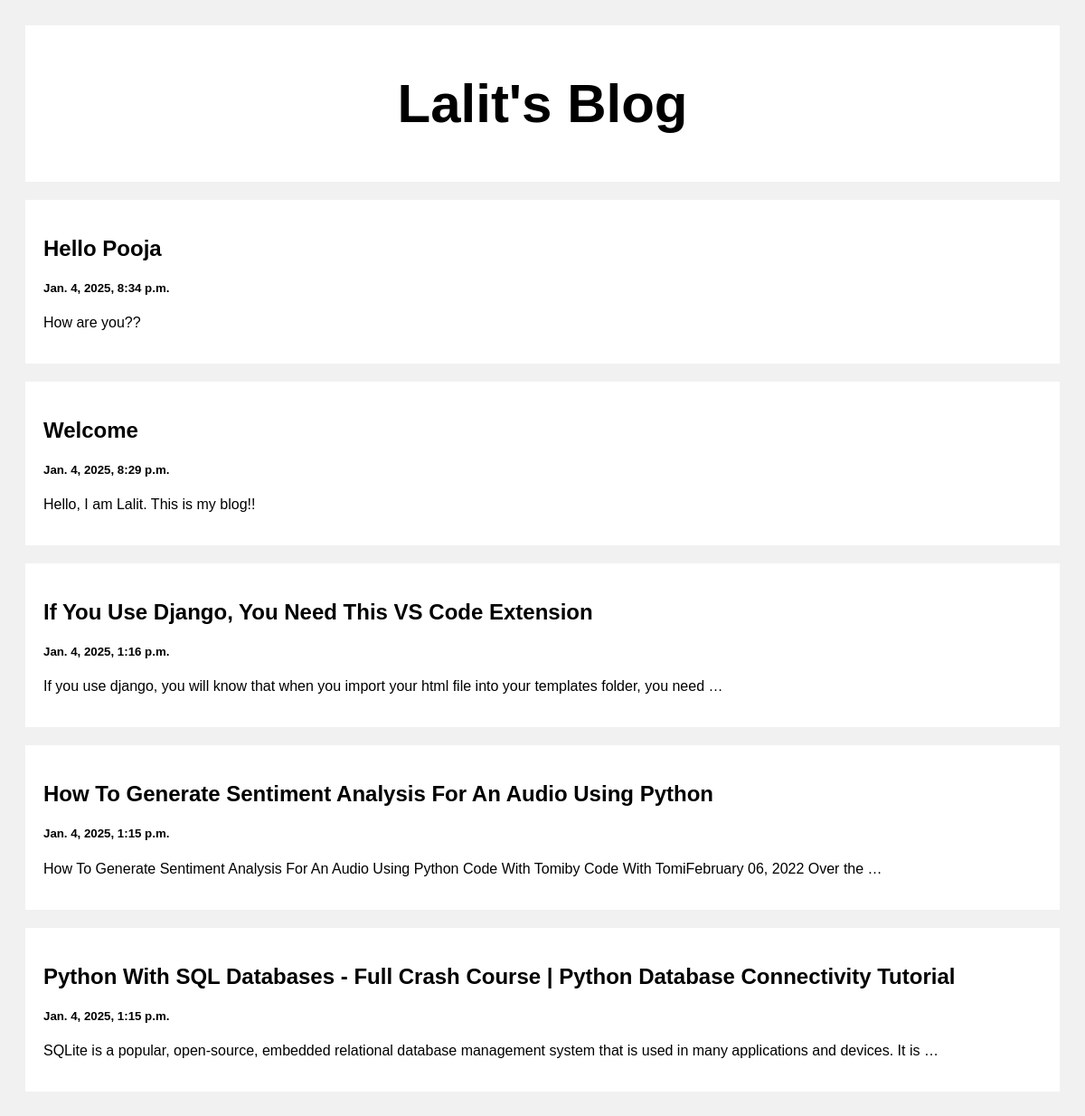
The page / on the database its author committed.
### posts/models.py (models this page shows)
class Post(models.Model):
    title = models.CharField(max_length=100)
    body = models.CharField(max_length=100000)
    created_at = models.DateTimeField(default=datetime.now, blank=True)

### posts/views.py (the view)
# urls.py: path('',views.index, name='index'),
def index(request):
    posts = Post.objects.all()
    return render(request, 'index.html', {'posts': posts})

### templates/index.html (shortened to what this page needs)
<!DOCTYPE html>
<html>
<head>
</head>
<body>
<div class="header">
  <h2>Lalit's Blog</h2>
</div>
<div class="row">
  <div class="leftcolumn">
    {% for post in posts reversed %}
    <div class="card">
      <a style="text-decoration: none; color: black;" href="/post/{{post.id}}">
        <h2>{{post.title}}</h2>
        <h5>{{post.created_at}}</h5>
        <p>{{post.body|truncatewords:20}}</p>
      </a>
    </div>
    {% endfor %}
  </div>
</div>
</body>
</html>

### templates/index.html (style rules this page uses)
* { box-sizing: border-box; }
body { font-family: Arial; padding: 20px; background: #f1f1f1; }
.header { padding: 2px; font-size: 40px; text-align: center; background: white; }
.leftcolumn { float: left; width: 100%; }
.card { background-color: white; padding: 20px; margin-top: 20px; }
.row:after { content: ""; display: table; clear: both; }

### rows shown on the page
Post: title "Hello Pooja", created_at "Jan. 4, 2025, 8:34 p.m.", body "How are you??"
Post: title "Welcome", created_at "Jan. 4, 2025, 8:29 p.m.", body "Hello, I am Lalit. This is my blog!!"
Post: title "If You Use Django, You Need This VS Code Extension", created_at "Jan. 4, 2025, 1:16 p.m.", body "If you use django, you will know that when you import your html file into your templates folder, you need …"
Post: title "How To Generate Sentiment Analysis For An Audio Using Python", created_at "Jan. 4, 2025, 1:15 p.m.", body "How To Generate Sentiment Analysis For An Audio Using Python Code With Tomiby Code With TomiFebruary 06, 2022 Over the …"
Post: title "Python With SQL Databases - Full Crash Course | Python Database Connectivity Tutorial", created_at "Jan. 4, 2025, 1:15 p.m.", body "SQLite is a popular, open-source, embedded relational database management system that is used in many applications and devices. It is …"
